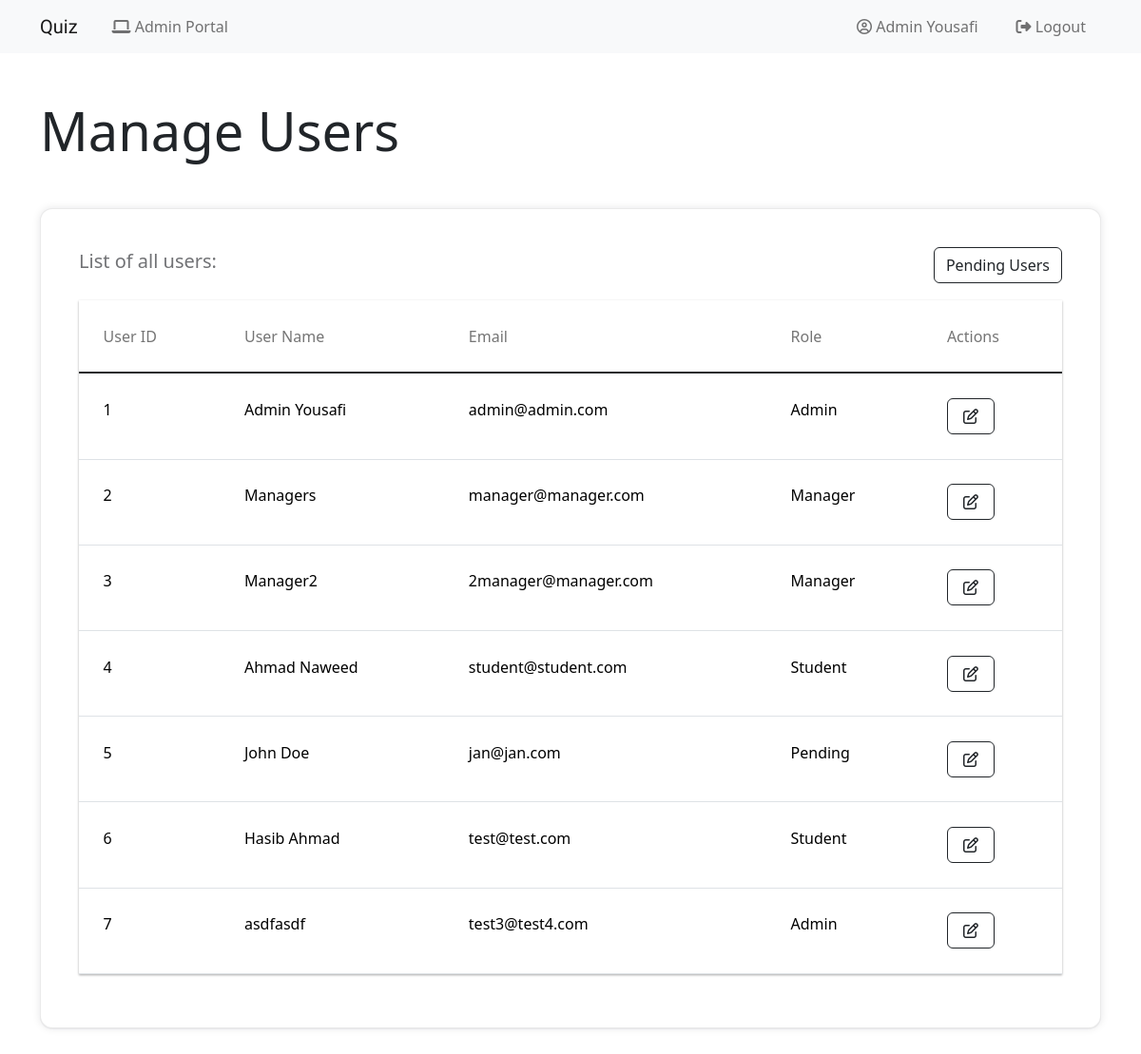
Before: /admin/users-list (signed in) with the older database file.
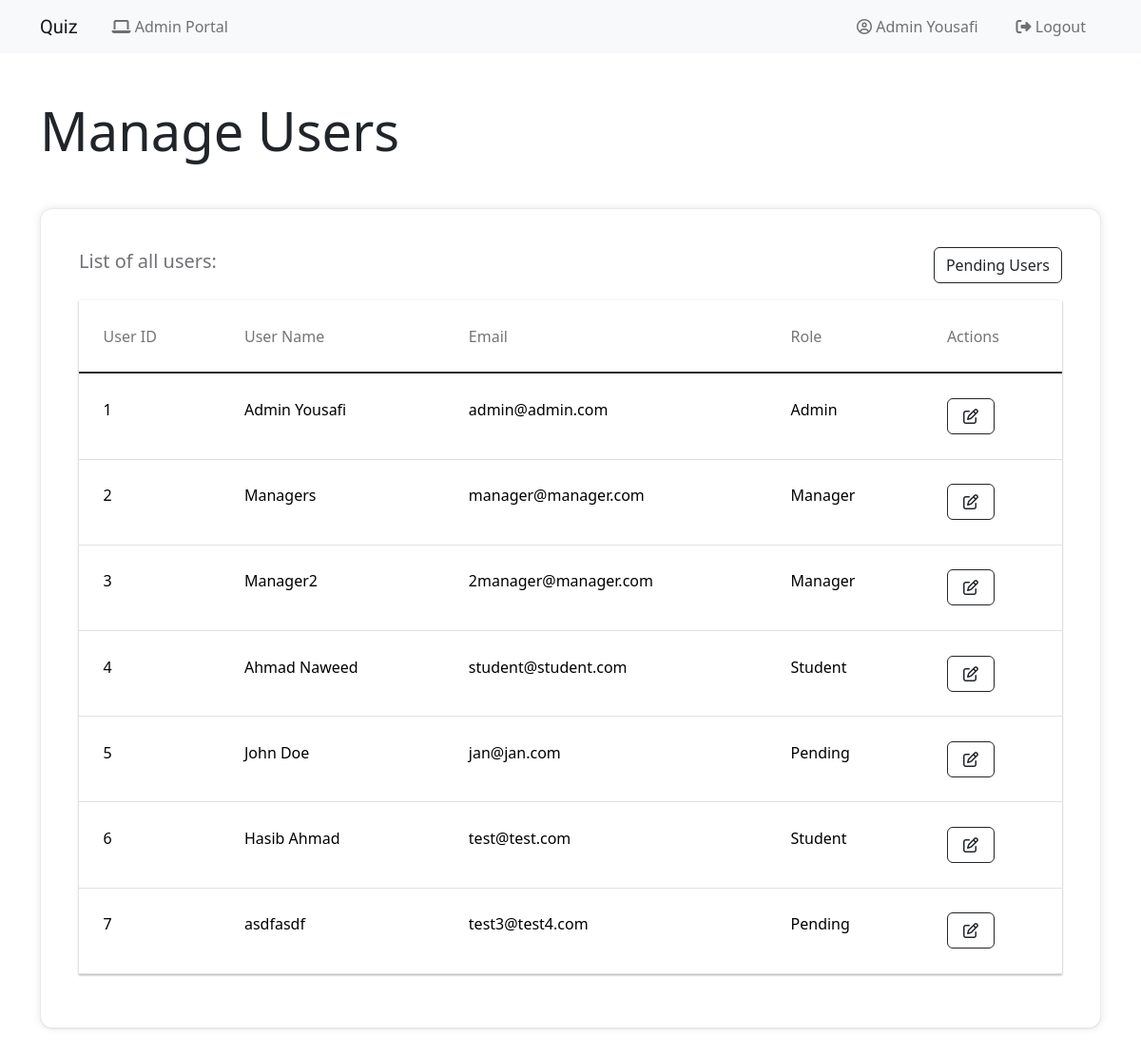
After: the same page with the newer database file.
### quiz_application/models.py (models this page shows)
class User(db.Model, UserMixin):
    id = db.Column(db.Integer, primary_key=True)
    email = db.Column(db.String(150), unique=True)
    name = db.Column(db.String(150))
    password = db.Column(db.String(150))
    role = db.Column(db.String(30), default="Pending")
    subjects = db.relationship("Subject", secondary=user_subject, passive_deletes=True, cascade="all, delete")
    marks = db.relationship("Mark", backref="marks", single_parent=True, cascade="all, delete")

### quiz_application/admin.py (the view)
@admin.route('/users-list')
@login_required
@is_admin
def users_list():
    users = User.query.all()
    pending_users = [user for user in users if user.role == "Pending"]
    return render_template("admin/admin.html", user=current_user ,users = users, pending_users = pending_users)

### quiz_application/__init__.py (called while the page is built)
def create_app():
    app = Flask(__name__)
    app.config['SECRET_KEY'] = 'SECRET123'
    app.config['SQLALCHEMY_DATABASE_URI'] = f'sqlite:///{DB_NAME}'
    db.init_app(app)
    from .views import views
    from .auth import auth
    from .admin import admin
    from .manager import manager
    from .student import student
    app.register_blueprint(views, url_prefix='/')
    app.register_blueprint(auth, url_prefix='/')
    app.register_blueprint(admin, url_prefix='/admin/')
    app.register_blueprint(manager, url_prefix='/manager/')
    app.register_blueprint(student, url_prefix='/student/')
    from .models import User
    create_database(app)
    login_manager = LoginManager()
    login_manager.login_view = 'auth.login'
    login_manager.init_app(app)
    @login_manager.user_loader
    def load_user(id):
        return User.query.get(int(id))
    return app

### quiz_application/auth.py (called while the page is built)
def is_admin(f):
    @wraps(f)
    def wrap(*args, **kwargs):
        if current_user.role == "Admin":
            return f(*args, **kwargs)
        else:
            flash("Unauthorized", category="error")
            return redirect("/")
    return wrap

### quiz_application/templates/admin/admin.html (shortened to what this page needs)
{% extends "base.html" %}
{% block content %}
<main>
    <section class="section-padding">
        <h3 class="display-4 mb-5">Manage Users</h3>
        <div class="table-design bt-5">
            <div class="table-design-header">
                <p class="lead" style="font-weight: 500;">
                    List of all users:
                </p>
                <button type="button" class="btn btn-outline-dark" style="height: 38px;" data-bs-toggle="modal" data-bs-target="#staticBackdrop">
                    Pending Users
                </button>
            </div>
            <div class="table-responsive-vertical shadow-z-1">
                    <table id="table" class="table table-hover table-mc-light-blue">
                        <thead>
                            <tr>
                                <th>User ID</th>
                                <th>User Name</th>
                                <th>Email</th>
                                <th>Role</th>
                                <th>Actions</th>
                            </tr>
                        </thead>
                        <tbody>
                            {% for user in users %}
                            <tr>
                                <td data-title="User ID">{{user.id}}</td>
                                <td data-title="User Name">{{user.name}}</td>
                                <td data-title="Email">{{user.email}}</td>
                                <td data-title="Role">{{user.role}}</td>
                                <td data-title="Actions">
                                    <a class="icon-buttons btn btn-outline-dark" href="/admin/update_user/{{user.id}}"><i class="fa fa-pencil-square-o" aria-hidden="true"></i></a>
                                </td>
                            </tr>
                            {% endfor %}
                        </tbody>
                    </table>
            </div>
        </div>
    </section>
</main>
{% endblock %}

Changed rows visible on the page:
changed User "asdfasdf": role "Admin" → "Pending"
